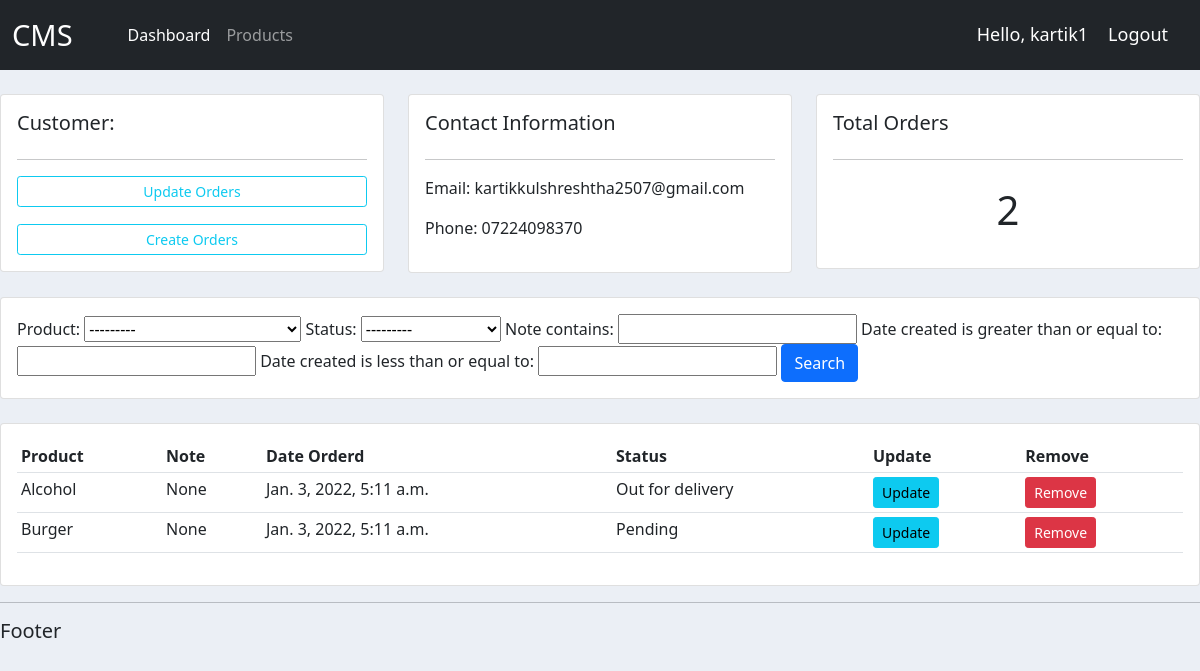
The app's page /customer/1 (signed in), older data.
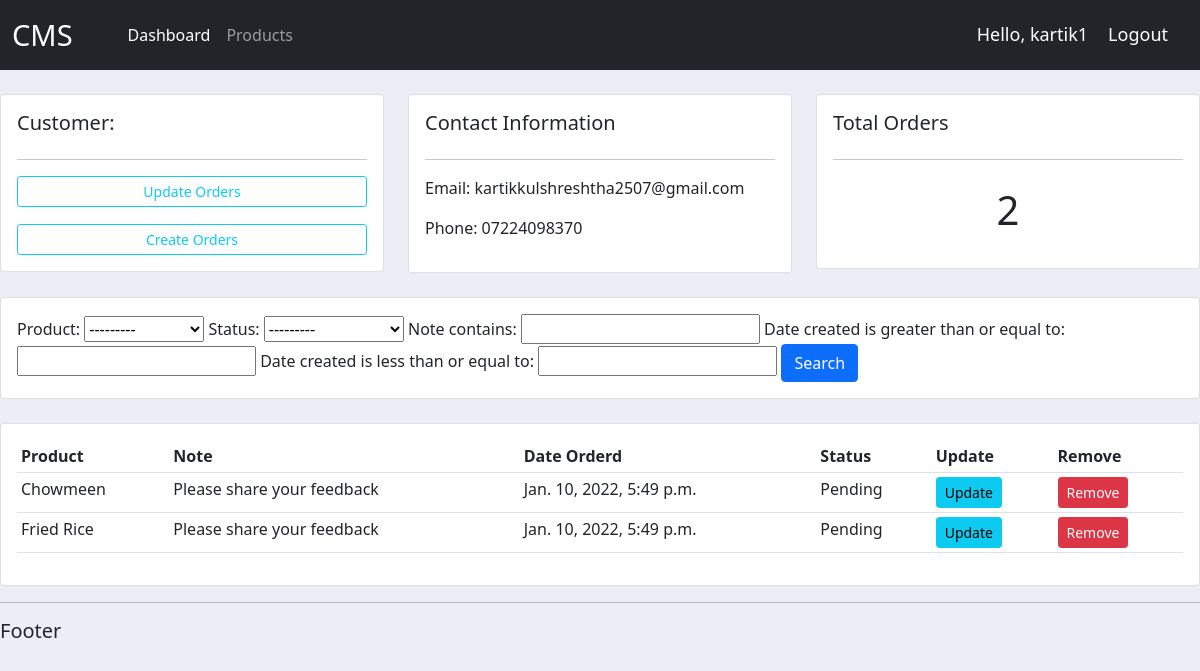
The same page, newer data.
### accounts/models.py (models this page shows, shortened)
class Order(models.Model):
    STATUS = (
        ('Pending', 'Pending'),
        ('Out for delivery', 'Out for delivery'),
        ('Delivered', 'Delivered')
    )
    customer = models.ForeignKey(Customer, null=True, on_delete=models.SET_NULL)
    product = models.ForeignKey(Products, null=True, on_delete=models.SET_NULL)
    status = models.CharField(max_length=200, null=True, choices=STATUS)
    note = models.CharField(max_length=200, null=True)
    date_created = models.DateTimeField(null=True, auto_now_add=True)

class Products(models.Model):
    CATEGORY = (
        ('Indoor', "Indoor"),
        ('Outdoor', 'Outdoor')
    )
    name = models.CharField(max_length=200, null=True)
    price = models.FloatField(null=True)
    category = models.CharField(max_length=200, null=True, choices=CATEGORY)
    description = models.CharField(max_length=200, null=True)
    date_created = models.DateTimeField(null=True)
    tag = models.ManyToManyField(Tag)
    def __str__(self):
            return self.name

### accounts/decorators.py (the view)
		def wrapper_func(request, *args, **kwargs):
			group = None
			if request.user.groups.exists():
				group = request.user.groups.all()[0].name
			if group in allowed_roles:
				return view_func(request, *args, **kwargs)
			else:
				return HttpResponse('You are not authorized to view this page')

### accounts/views.py (called while the page is built)
@login_required(login_url='login')
@allowed_user(allowed_roles=['admin'])
def customer(request, pk):
    customer = Customer.objects.get(id=pk)
    orders = customer.order_set.all()
    order_count = orders.count()
    myfilters = OrderFilter(request.GET, queryset=orders)
    orders = myfilters.qs
    context = {
        'customer': customer,
        'orders': orders,
        'count': order_count,
        'myfilters': myfilters
    }
    return render(request, 'accounts/customer.html', context)

### accounts/templates/accounts/customer.html
{% extends 'accounts/main.html' %}
{% block content %}
<br>
<div class="row">
	<div class="col-md">
		<div class="card card-body">
			<h5>Customer:</h5>
			<hr>
			<a style="margin-bottom: 17px;" class="btn btn-outline-info  btn-sm btn-block" href="">Update Orders</a>
			<a class="btn btn-outline-info  btn-sm btn-block" href="{% url 'createOrder' customer.id %}">Create Orders</a>
		</div>
	</div>
	<div class="col-md">
		<div class="card card-body">
			<h5>Contact Information</h5>
			<hr>
			{% if customer %}
			<p>Email: {{customer.email}}</p>
			<p>Phone: {{customer.phone}}</p>
			{% endif %}
		</div>
	</div>
	<div class="col-md">
		<div class="card card-body">
			<h5>Total Orders</h5>
			<hr>
			<h1 style="text-align: center;padding: 10px">{{count}}</h1>
		</div>
	</div>
</div>
<br>
<div class="row">
	<div class="col">
		<div class="card card-body">
			<form method="get">
				{{myfilters.form}}
		    <button class="btn btn-primary" type="submit">Search</button>
		  </form>
		</div>
	</div>
</div>
<br>
<div class="row">
	<div class="col-md">
		<div class="card card-body">
			<table class="table table-sm">
				<tr>
					<th>Product</th>
					<th>Note</th>
					<th>Date Orderd</th>
					<th>Status</th>
					<th>Update</th>
					<th>Remove</th>
				</tr>
				{% for i in orders %}
				<tr>
					<td>{{i.product}}</td>
					<td>{{i.note}}</td>
					<td>{{i.date_created}}</td>
					<td>{{i.status}}</td>
					<td><a class="btn btn-sm btn-info" style="text-decoration: none;" href="{% url 'updateOrder' i.id %}">Update</a></td>
					<td><a class="btn btn-sm btn-danger" style="text-decoration: none;" href="{% url 'deleteOrder' i.id %}">Remove</a></td>
				</tr>
				{% endfor %}
			</table>
		</div>
	</div>
</div>
{% endblock %}

Row changes from the older to the newer data that the page shows:
removed Order: product "Alcohol", note "None", date_created "Jan. 3, 2022, 5:11 a.m.", status "Out for delivery"
removed Order: product "Burger", note "None", date_created "Jan. 3, 2022, 5:11 a.m.", status "Pending"
added Order: product "Chowmeen", note "Please share your feedback", date_created "Jan. 10, 2022, 5:49 p.m.", status "Pending"
added Order: product "Fried Rice", note "Please share your feedback", date_created "Jan. 10, 2022, 5:49 p.m.", status "Pending"
